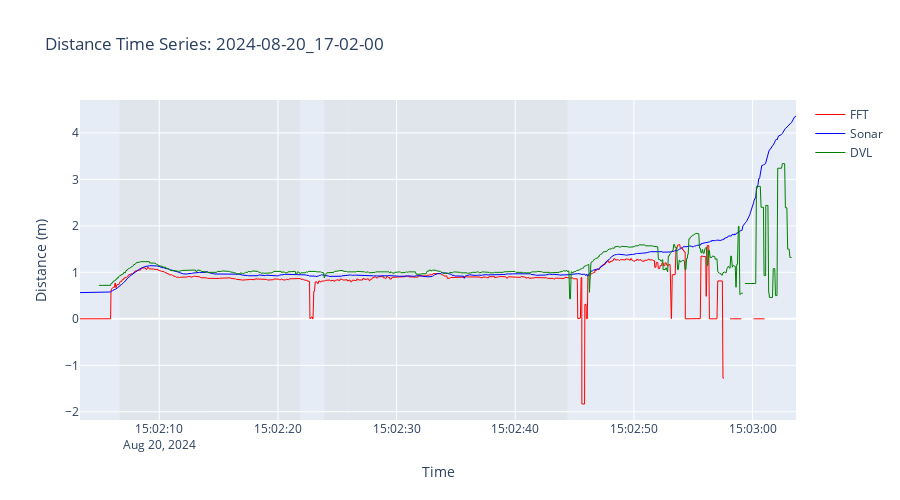
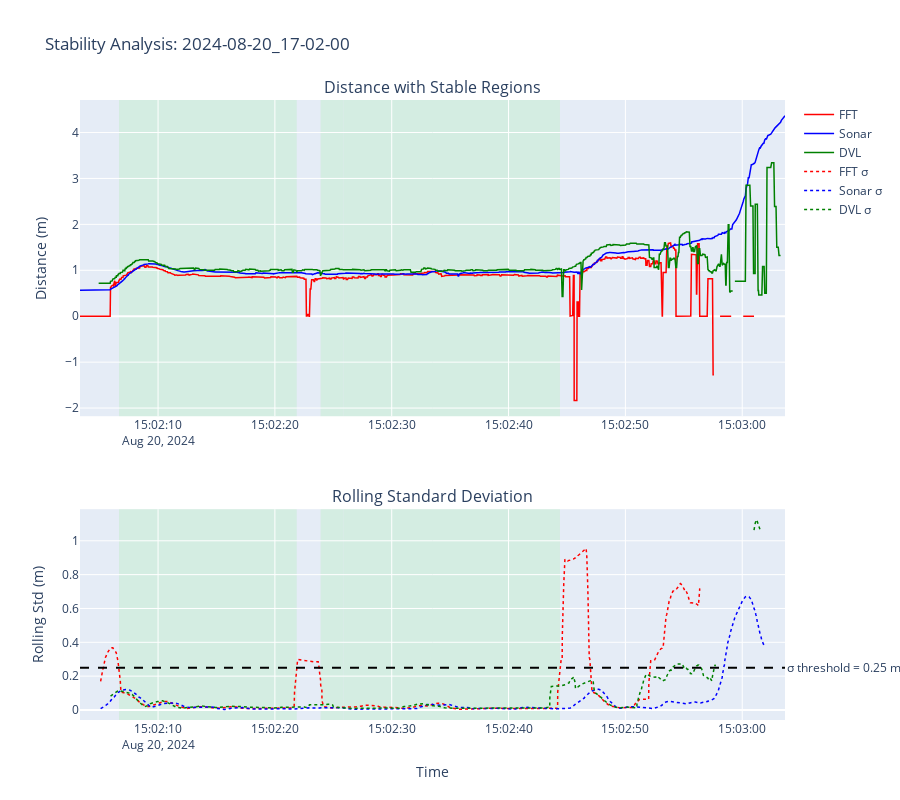
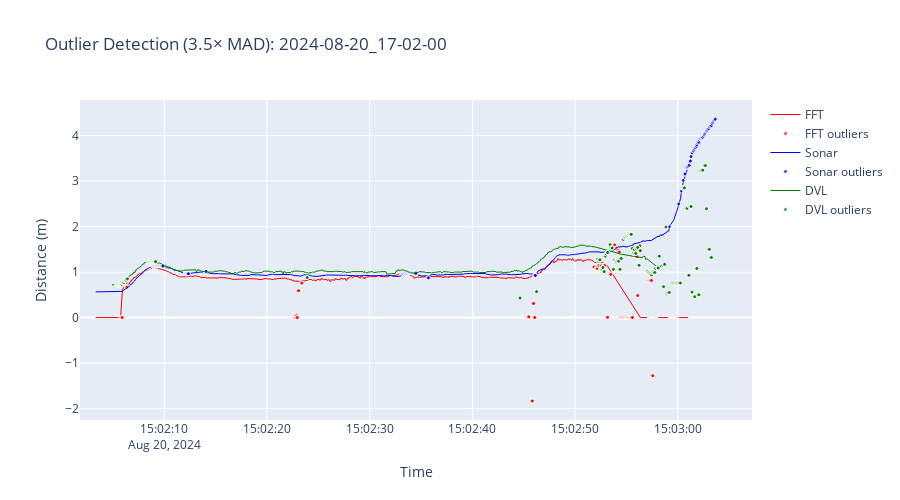
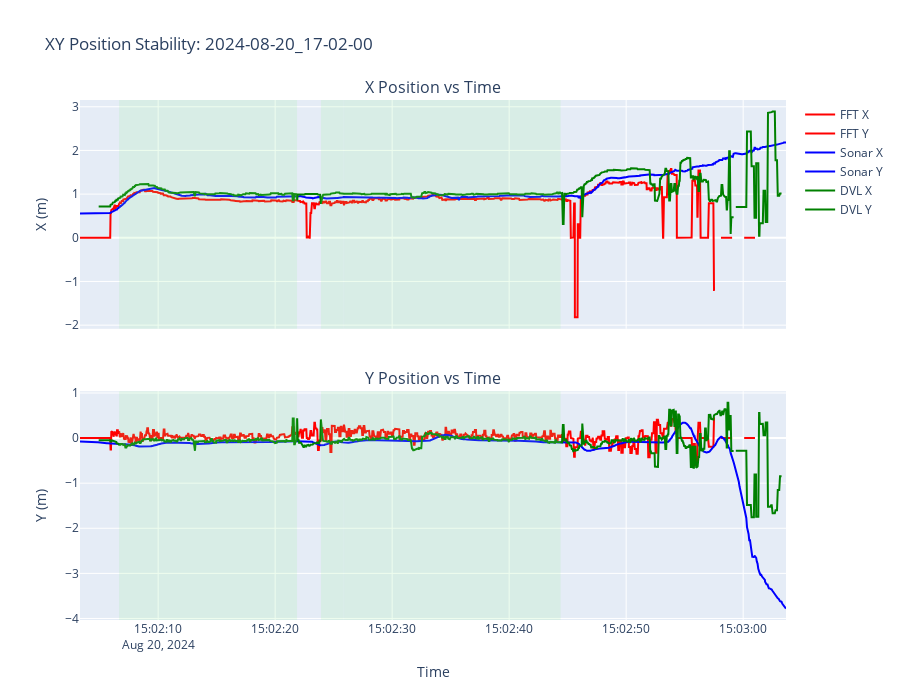

The cell these charts' notebook holds for them, in order:
### Markdown cell above
## Generate Visualizations

### Code cell
print("\n=== GENERATING VISUALIZATIONS ===\n")

figs = create_visualizations(
    df, segments, TARGET_BAG, PLOTS_DIR,
    sigma_thresh=SIGMA_THRESH,
    outlier_k=OUTLIER_K
)

# Display plots
for name, fig in figs.items():
    print(f"\nDisplaying {name}...")
    fig.show()

print(f"\n✓ All plots saved to: {PLOTS_DIR}")

### Figure 1 — Plotly figure (JSON) as saved in the notebook; plotly's stock layout.template omitted (floating-point values rounded to 4 significant figures; data arrays with more than 128 entries replaced by an {"elided": "..."} marker saying what was removed)
{"data": [{"line": {"color": "red", "width": 1}, "mode": "lines", "name": "FFT", "type": "scatter", "x": {"elided": "1851 str values"}, "y": {"elided": "1851 float values"}}, {"line": {"color": "blue", "width": 1}, "mode": "lines", "name": "Sonar", "type": "scatter", "x": {"elided": "1851 str values"}, "y": {"elided": "1851 float values"}}, {"line": {"color": "green", "width": 1}, "mode": "lines", "name": "DVL", "type": "scatter", "x": {"elided": "1851 str values"}, "y": {"elided": "1851 float values"}}], "layout": {"height": 500, "hovermode": "x unified", "shapes": [{"fillcolor": "lightgray", "layer": "below", "line": {"width": 0}, "opacity": 0.3, "type": "rect", "x0": "2024-08-20T15:02:06.661056+00:00", "x1": "2024-08-20T15:02:21.868949+00:00", "xref": "x", "y0": 0, "y1": 1, "yref": "y domain"}, {"fillcolor": "lightgray", "layer": "below", "line": {"width": 0}, "opacity": 0.3, "type": "rect", "x0": "2024-08-20T15:02:23.913272+00:00", "x1": "2024-08-20T15:02:25.869174+00:00", "xref": "x", "y0": 0, "y1": 1, "yref": "y domain"}, {"fillcolor": "lightgray", "layer": "below", "line": {"width": 0}, "opacity": 0.3, "type": "rect", "x0": "2024-08-20T15:02:25.888092+00:00", "x1": "2024-08-20T15:02:44.398745+00:00", "xref": "x", "y0": 0, "y1": 1, "yref": "y domain"}], "title": {"text": "Distance Time Series: 2024-08-20_17-02-00"}, "xaxis": {"title": {"text": "Time"}}, "yaxis": {"title": {"text": "Distance (m)"}}}}

### Figure 2 — Plotly figure (JSON) as saved in the notebook; plotly's stock layout.template omitted (floating-point values rounded to 4 significant figures; data arrays with more than 128 entries replaced by an {"elided": "..."} marker saying what was removed)
{"data": [{"line": {"color": "red", "width": 1.5}, "mode": "lines", "name": "FFT", "type": "scatter", "x": {"elided": "1851 str values"}, "xaxis": "x", "y": {"elided": "1851 float values"}, "yaxis": "y"}, {"line": {"color": "blue", "width": 1.5}, "mode": "lines", "name": "Sonar", "type": "scatter", "x": {"elided": "1851 str values"}, "xaxis": "x", "y": {"elided": "1851 float values"}, "yaxis": "y"}, {"line": {"color": "green", "width": 1.5}, "mode": "lines", "name": "DVL", "type": "scatter", "x": {"elided": "1851 str values"}, "xaxis": "x", "y": {"elided": "1851 float values"}, "yaxis": "y"}, {"line": {"color": "red", "dash": "dot", "width": 1.5}, "mode": "lines", "name": "FFT σ", "type": "scatter", "x": {"elided": "1851 str values"}, "xaxis": "x2", "y": {"elided": "1851 float values"}, "yaxis": "y2"}, {"line": {"color": "blue", "dash": "dot", "width": 1.5}, "mode": "lines", "name": "Sonar σ", "type": "scatter", "x": {"elided": "1851 str values"}, "xaxis": "x2", "y": {"elided": "1851 float values"}, "yaxis": "y2"}, {"line": {"color": "green", "dash": "dot", "width": 1.5}, "mode": "lines", "name": "DVL σ", "type": "scatter", "x": {"elided": "1851 str values"}, "xaxis": "x2", "y": {"elided": "1851 float values"}, "yaxis": "y2"}], "layout": {"annotations": [{"font": {"size": 16}, "showarrow": false, "text": "Distance with Stable Regions", "x": 0.5, "xanchor": "center", "xref": "paper", "y": 1, "yanchor": "bottom", "yref": "paper"}, {"font": {"size": 16}, "showarrow": false, "text": "Rolling Standard Deviation", "x": 0.5, "xanchor": "center", "xref": "paper", "y": 0.34, "yanchor": "bottom", "yref": "paper"}, {"showarrow": false, "text": "σ threshold = 0.25 m", "x": 1, "xanchor": "left", "xref": "x2 domain", "y": 0.25, "yanchor": "middle", "yref": "y2"}], "height": 800, "hovermode": "x unified", "shapes": [{"fillcolor": "lightgreen", "layer": "below", "line": {"width": 0}, "opacity": 0.2, "type": "rect", "x0": "2024-08-20T15:02:06.661056+00:00", "x1": "2024-08-20T15:02:21.868949+00:00", "xref": "x", "y0": 0, "y1": 1, "yref": "y domain"}, {"fillcolor": "lightgreen", "layer": "below", "line": {"width": 0}, "opacity": 0.2, "type": "rect", "x0": "2024-08-20T15:02:23.913272+00:00", "x1": "2024-08-20T15:02:25.869174+00:00", "xref": "x", "y0": 0, "y1": 1, "yref": "y domain"}, {"fillcolor": "lightgreen", "layer": "below", "line": {"width": 0}, "opacity": 0.2, "type": "rect", "x0": "2024-08-20T15:02:25.888092+00:00", "x1": "2024-08-20T15:02:44.398745+00:00", "xref": "x", "y0": 0, "y1": 1, "yref": "y domain"}, {"line": {"color": "black", "dash": "dash"}, "type": "line", "x0": 0, "x1": 1, "xref": "x2 domain", "y0": 0.25, "y1": 0.25, "yref": "y2"}, {"fillcolor": "lightgreen", "layer": "below", "line": {"width": 0}, "opacity": 0.2, "type": "rect", "x0": "2024-08-20T15:02:06.661056+00:00", "x1": "2024-08-20T15:02:21.868949+00:00", "xref": "x2", "y0": 0, "y1": 1, "yref": "y2 domain"}, {"fillcolor": "lightgreen", "layer": "below", "line": {"width": 0}, "opacity": 0.2, "type": "rect", "x0": "2024-08-20T15:02:23.913272+00:00", "x1": "2024-08-20T15:02:25.869174+00:00", "xref": "x2", "y0": 0, "y1": 1, "yref": "y2 domain"}, {"fillcolor": "lightgreen", "layer": "below", "line": {"width": 0}, "opacity": 0.2, "type": "rect", "x0": "2024-08-20T15:02:25.888092+00:00", "x1": "2024-08-20T15:02:44.398745+00:00", "xref": "x2", "y0": 0, "y1": 1, "yref": "y2 domain"}], "title": {"text": "Stability Analysis: 2024-08-20_17-02-00"}, "xaxis": {"anchor": "y", "domain": [0, 1]}, "xaxis2": {"anchor": "y2", "domain": [0, 1], "title": {"text": "Time"}}, "yaxis": {"anchor": "x", "domain": [0.49, 1], "title": {"text": "Distance (m)"}}, "yaxis2": {"anchor": "x2", "domain": [0, 0.34], "title": {"text": "Rolling Std (m)"}}}}

### Figure 3 — Plotly figure (JSON) as saved in the notebook; plotly's stock layout.template omitted (floating-point values rounded to 4 significant figures; data arrays with more than 128 entries replaced by an {"elided": "..."} marker saying what was removed)
{"data": [{"line": {"color": "red", "width": 1}, "mode": "lines", "name": "FFT", "type": "scatter", "x": {"elided": "1625 str values"}, "y": {"elided": "1625 float values"}}, {"marker": {"color": "red", "line": {"color": "white", "width": 1}, "opacity": 0.7, "size": 4, "symbol": "circle"}, "mode": "markers", "name": "FFT outliers", "type": "scatter", "x": {"elided": "226 str values"}, "y": {"elided": "226 float values"}}, {"line": {"color": "blue", "width": 1}, "mode": "lines", "name": "Sonar", "type": "scatter", "x": {"elided": "1684 str values"}, "y": {"elided": "1684 float values"}}, {"marker": {"color": "blue", "line": {"color": "white", "width": 1}, "opacity": 0.7, "size": 4, "symbol": "circle"}, "mode": "markers", "name": "Sonar outliers", "type": "scatter", "x": {"elided": "167 str values"}, "y": {"elided": "167 float values"}}, {"line": {"color": "green", "width": 1}, "mode": "lines", "name": "DVL", "type": "scatter", "x": {"elided": "1534 str values"}, "y": {"elided": "1534 float values"}}, {"marker": {"color": "green", "line": {"color": "white", "width": 1}, "opacity": 0.7, "size": 4, "symbol": "circle"}, "mode": "markers", "name": "DVL outliers", "type": "scatter", "x": {"elided": "317 str values"}, "y": {"elided": "317 float values"}}], "layout": {"height": 500, "hovermode": "x unified", "title": {"text": "Outlier Detection (3.5× MAD): 2024-08-20_17-02-00"}, "xaxis": {"title": {"text": "Time"}}, "yaxis": {"title": {"text": "Distance (m)"}}}}

### Figure 4 — Plotly figure (JSON) as saved in the notebook; plotly's stock layout.template omitted (floating-point values rounded to 4 significant figures; data arrays with more than 128 entries replaced by an {"elided": "..."} marker saying what was removed)
{"data": [{"line": {"color": "red"}, "mode": "lines", "name": "FFT X", "type": "scatter", "x": {"elided": "1851 str values"}, "xaxis": "x", "y": {"elided": "1851 float values"}, "yaxis": "y"}, {"line": {"color": "red"}, "mode": "lines", "name": "FFT Y", "type": "scatter", "x": {"elided": "1851 str values"}, "xaxis": "x2", "y": {"elided": "1851 float values"}, "yaxis": "y2"}, {"line": {"color": "blue"}, "mode": "lines", "name": "Sonar X", "type": "scatter", "x": {"elided": "1851 str values"}, "xaxis": "x", "y": {"elided": "1851 float values"}, "yaxis": "y"}, {"line": {"color": "blue"}, "mode": "lines", "name": "Sonar Y", "type": "scatter", "x": {"elided": "1851 str values"}, "xaxis": "x2", "y": {"elided": "1851 float values"}, "yaxis": "y2"}, {"line": {"color": "green"}, "mode": "lines", "name": "DVL X", "type": "scatter", "x": {"elided": "1851 str values"}, "xaxis": "x", "y": {"elided": "1851 float values"}, "yaxis": "y"}, {"line": {"color": "green"}, "mode": "lines", "name": "DVL Y", "type": "scatter", "x": {"elided": "1851 str values"}, "xaxis": "x2", "y": {"elided": "1851 float values"}, "yaxis": "y2"}], "layout": {"annotations": [{"font": {"size": 16}, "showarrow": false, "text": "X Position vs Time", "x": 0.5, "xanchor": "center", "xref": "paper", "y": 1, "yanchor": "bottom", "yref": "paper"}, {"font": {"size": 16}, "showarrow": false, "text": "Y Position vs Time", "x": 0.5, "xanchor": "center", "xref": "paper", "y": 0.44, "yanchor": "bottom", "yref": "paper"}], "height": 700, "hovermode": "x unified", "shapes": [{"fillcolor": "LightGreen", "line": {"width": 0}, "opacity": 0.15, "type": "rect", "x0": "2024-08-20T15:02:06.661056+00:00", "x1": "2024-08-20T15:02:21.868949+00:00", "xref": "x", "y0": 0, "y1": 1, "yref": "y domain"}, {"fillcolor": "LightGreen", "line": {"width": 0}, "opacity": 0.15, "type": "rect", "x0": "2024-08-20T15:02:06.661056+00:00", "x1": "2024-08-20T15:02:21.868949+00:00", "xref": "x2", "y0": 0, "y1": 1, "yref": "y2 domain"}, {"fillcolor": "LightGreen", "line": {"width": 0}, "opacity": 0.15, "type": "rect", "x0": "2024-08-20T15:02:23.913272+00:00", "x1": "2024-08-20T15:02:25.869174+00:00", "xref": "x", "y0": 0, "y1": 1, "yref": "y domain"}, {"fillcolor": "LightGreen", "line": {"width": 0}, "opacity": 0.15, "type": "rect", "x0": "2024-08-20T15:02:23.913272+00:00", "x1": "2024-08-20T15:02:25.869174+00:00", "xref": "x2", "y0": 0, "y1": 1, "yref": "y2 domain"}, {"fillcolor": "LightGreen", "line": {"width": 0}, "opacity": 0.15, "type": "rect", "x0": "2024-08-20T15:02:25.888092+00:00", "x1": "2024-08-20T15:02:44.398745+00:00", "xref": "x", "y0": 0, "y1": 1, "yref": "y domain"}, {"fillcolor": "LightGreen", "line": {"width": 0}, "opacity": 0.15, "type": "rect", "x0": "2024-08-20T15:02:25.888092+00:00", "x1": "2024-08-20T15:02:44.398745+00:00", "xref": "x2", "y0": 0, "y1": 1, "yref": "y2 domain"}], "title": {"text": "XY Position Stability: 2024-08-20_17-02-00"}, "xaxis": {"anchor": "y", "domain": [0, 1], "matches": "x2", "showticklabels": false}, "xaxis2": {"anchor": "y2", "domain": [0, 1], "title": {"text": "Time"}}, "yaxis": {"anchor": "x", "domain": [0.56, 1], "title": {"text": "X (m)"}}, "yaxis2": {"anchor": "x2", "domain": [0, 0.44], "title": {"text": "Y (m)"}}}}
